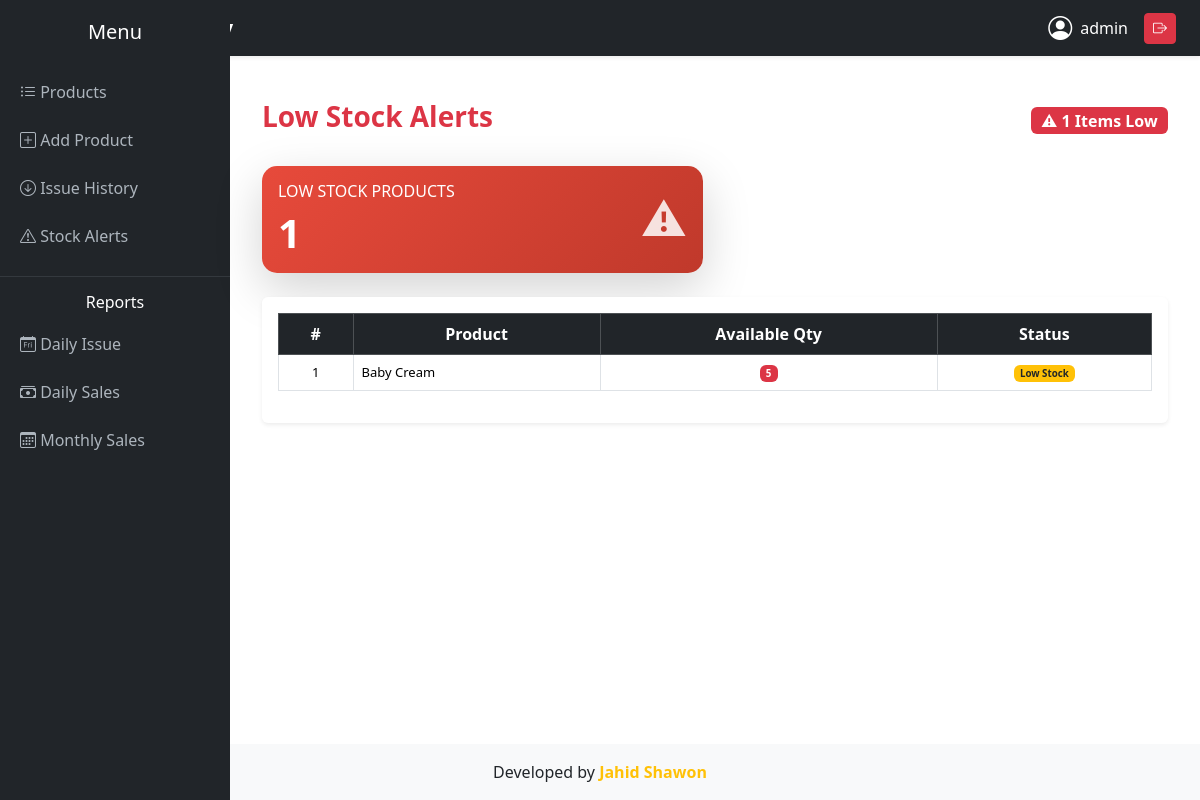
Page /stock-alerts/ (signed in) on the earlier database version.
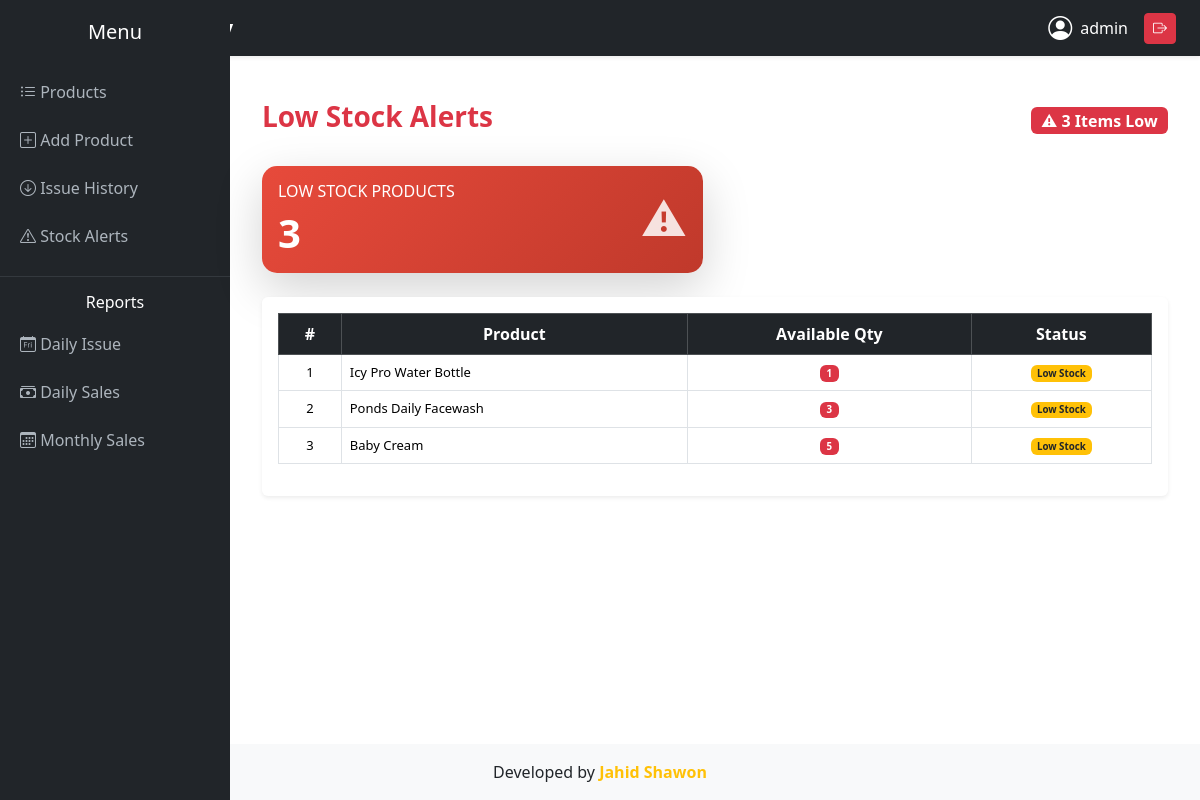
Same page on the later database version.
### products/models.py (models this page shows, shortened)
class Product(models.Model):
    name = models.CharField(max_length=100)
    unit_price = models.DecimalField(max_digits=10, decimal_places=2)
    quantity = models.PositiveIntegerField()
    total_price = models.DecimalField(max_digits=10, decimal_places=2, editable=False)
    created_date = models.DateTimeField(auto_now_add=True)

### products/views.py (the view)
# urls.py: path('stock-alerts/', views.stock_alerts, name='stock_alerts'),
@login_required
def stock_alerts(request):
    low_stock_products = Product.objects.filter(quantity__lte=5)
    return render(request, 'products/stock_alerts.html', {
        'products': low_stock_products
    })

### products/templates/products/stock_alerts.html (shortened to what this page needs)
{% extends 'products/base.html' %}
{% block content %}
<div class="container mt-4">
    <div class="d-flex justify-content-between align-items-center mb-4">
        <h3 class="fw-bold text-danger">Low Stock Alerts</h3>
        <span class="badge bg-danger fs-6">
            ⚠ {{ products|length }} Items Low
        </span>
    </div>
    <div class="row mb-4">
        <div class="col-md-6">
            <div class="card text-white shadow-lg border-0 summary-card"
                 style="background: linear-gradient(135deg,#e74a3b,#c0392b); border-radius:15px;">
                <div class="card-body d-flex justify-content-between align-items-center">
                    <div>
                        <h6 class="text-uppercase fw-light">
                            Low Stock Products
                        </h6>
                        <h1 class="fw-bold mb-0">
                            {{ products|length }}
                        </h1>
                    </div>
                    <div class="icon-box">
                        ⚠
                    </div>
                </div>
            </div>
        </div>
    </div>
    <div class="card shadow-sm border-0">
        <div class="card-body">
            <div class="table-responsive">
                <table class="table table-hover table-bordered align-middle">
                    <thead class="table-dark text-center">
                        <tr>
                            <th>#</th>
                            <th>Product</th>
                            <th>Available Qty</th>
                            <th>Status</th>
                        </tr>
                    </thead>
                    <tbody>
                        {% for p in products %}
                        <tr class="text-center">
                            <td>{{ forloop.counter }}</td>
                            <td class="text-start">
                                {{ p.name }}
                            </td>
                            <td>
                                <span class="badge bg-danger">
                                    {{ p.quantity }}
                                </span>
                            </td>
                            <td>
                                <span class="badge bg-warning text-dark">
                                    Low Stock
                                </span>
                            </td>
                        </tr>
                        {% endfor %}
                    </tbody>
                </table>
            </div>
        </div>
    </div>
</div>
{% endblock %}

Differences in the rows shown:
now on this page (row edited): Product: name "Icy Pro Water Bottle", quantity "1"
now on this page (row edited): Product: name "Ponds Daily Facewash", quantity "3"
Other differences:
{{ products|length }}: "1" → "3"
